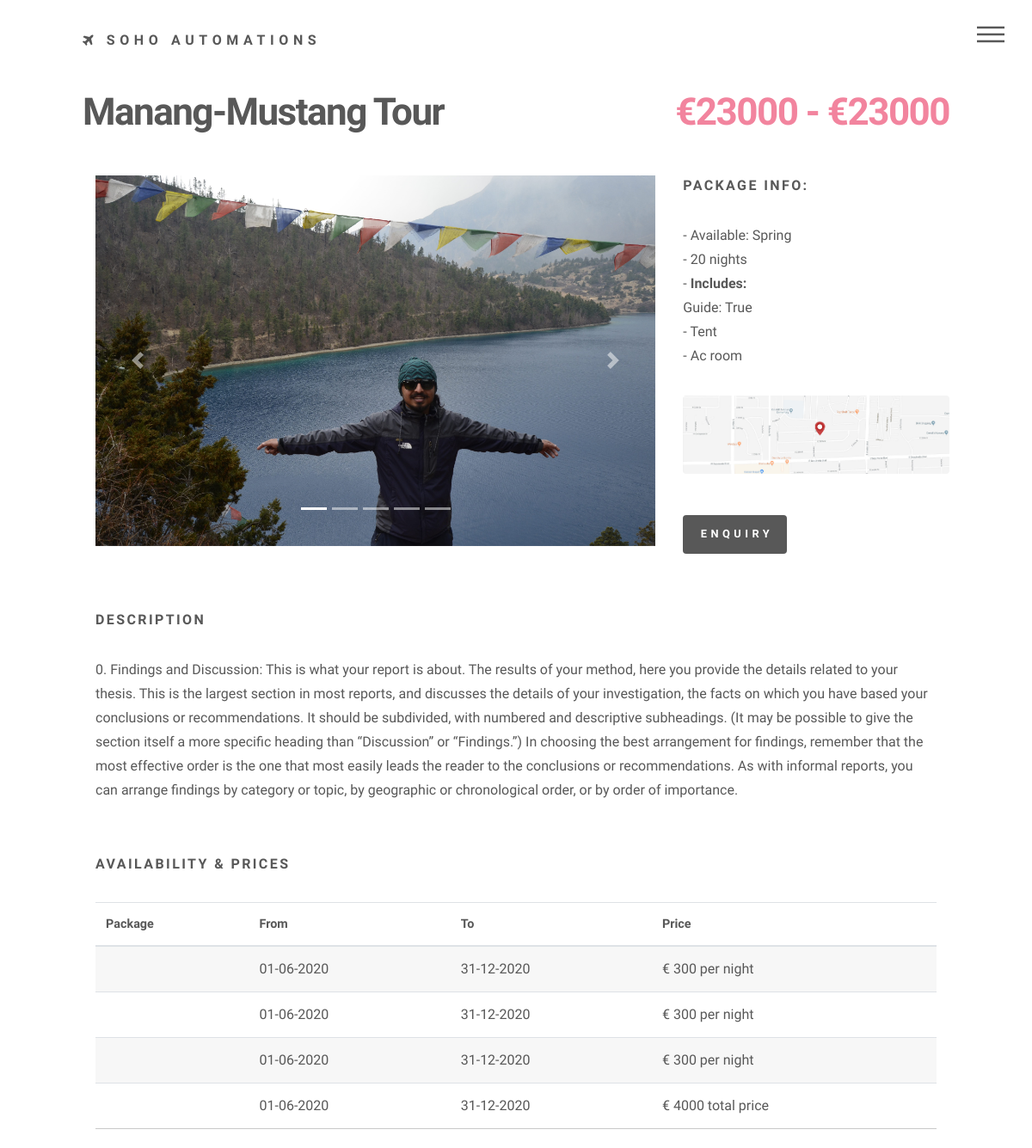
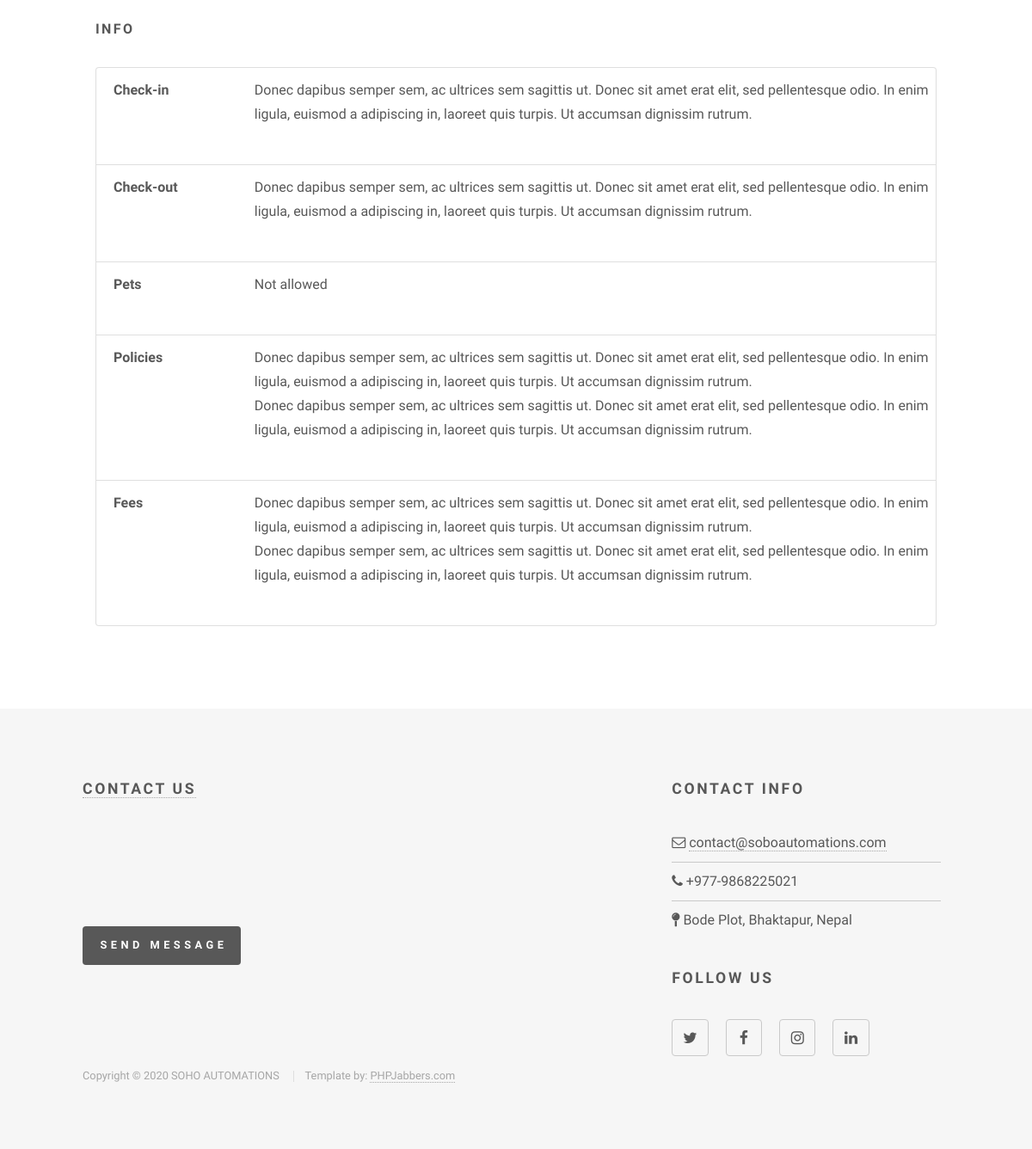
The app's page /home/manang-mustang-tour with its own data (2 pictures, top to bottom).
### Products_Details/models.py (models this page shows, shortened)
class Destination(models.Model):
    title=models.CharField(max_length=100)
    description=models.TextField()
    image1=models.ImageField(upload_to='product_image',default='default.jpg')
    image2=models.ImageField(upload_to='product_image',default='default.jpg')
    image3 = models.ImageField(upload_to='product_image',default='default.jpg')
    feature_image=models.ImageField(upload_to='product_image', default='default.jpg')
    other_details=models.TextField(null=True,blank=True)
    number_of_people=models.IntegerField(null=True,blank=True)
    price=models.IntegerField(null=True,blank=True)
    guide=models.BooleanField(default=True)
    categories=models.ManyToManyField(Add_category, null=True, blank=True)
    additional_feature=models.ManyToManyField(Add_Feature,null=True,blank=True)
    slug=models.SlugField(null=True,blank=True,unique=True)

class Add_Feature(models.Model):
    title=models.CharField(max_length=20)
    price=models.IntegerField()
    def __str__(self):
        return self.title

### Home/views.py (the view)
# urls.py: path('<slug:slug>',home_detail_view,name='detail_view'),
def home_detail_view(request,slug):
    data=Destination.objects.get(slug=slug)
    data2=data.additional_feature.all()
    return render(request,'Home/home_detail.html',{'data':data,'data2':data2})

### Templates/Home/home_detail.html (shortened to what this page needs)
{% extends 'base.html' %}
{% load static %}
{% block home %}
<div id="main">
    <div class="inner">
        <h1>{{data.title}} <span class="pull-right">€{{data.price}} - €{{data.price}}</span></h1>
        <div class="container-fluid">
            <div class="row">
                <div class="col-lg-8 col-md-7">
                    <div id="carouselExampleIndicators" class="carousel slide" data-ride="carousel">
                        <ol class="carousel-indicators">
                            <li data-target="#carouselExampleIndicators" data-slide-to="0" class="active"></li>
                            <li data-target="#carouselExampleIndicators" data-slide-to="1"></li>
                            <li data-target="#carouselExampleIndicators" data-slide-to="2"></li>
                            <li data-target="#carouselExampleIndicators" data-slide-to="3"></li>
                            <li data-target="#carouselExampleIndicators" data-slide-to="4"></li>
                        </ol>
                        <div class="carousel-inner">
                            <div class="carousel-item active">
                                <img class="d-block w-100" src="{{data.image1.url}}" alt="First slide">
                            </div>
                        </div>
                        <a class="carousel-control-prev" href="#carouselExampleIndicators" role="button"
                            data-slide="prev">
                            <span class="carousel-control-prev-icon" aria-hidden="true"></span>
                        </a>
                        <a class="carousel-control-next" href="#carouselExampleIndicators" role="button"
                            data-slide="next">
                            <span class="carousel-control-next-icon" aria-hidden="true"></span>
                        </a>
                    </div>
                </div>
                <div class="col-lg-4 col-md-5">
                    <h3>Package Info:</h3>
                    <p>
                        - Available: Spring <br>
                        - 20 nights <br>
                        - <b>Includes:</b><br>
                        Guide: {{data.guide}}
                        {% for feature in data.additional_feature.all %}
                        <br>- {{feature}}
                        {% endfor %}
                    </p>
                    <span class="image main"><img src="images/map.jpg" alt="" /></span>
                    <a href="#footer" class="button primary scrolly">Enquiry</a>
                </div>
            </div>
        </div>
        <br>
        <br>
        <div class="container-fluid">
            <h3>Description</h3>
            <p>{{data.description}}
        </p>
            <br>
            <h3>Availability &amp; Prices</h3>
            <div class="table-responsive">
                <table width="100%" border="0" cellspacing="0" cellpadding="0" class="table">
                    <thead>
                        <tr>
                            <th>Package</th>
                            <th>From</th>
                            <th>To</th>
                            <th>Price</th>
                        </tr>
                    </thead>
                    <tbody>
                        <tr>
                            <td></td>
                            <td>01-06-2020</td>
                            <td>31-12-2020</td>
                            <td>€ 300 per night</td>
                        </tr>
                        <tr>
                            <td></td>
                            <td>01-06-2020</td>
                            <td>31-12-2020</td>
                            <td>€ 300 per night</td>
                        </tr>
                        <tr>
                            <td></td>
                            <td>01-06-2020</td>
                            <td>31-12-2020</td>
                            <td>€ 300 per night</td>
                        </tr>
                        <tr>
                            <td></td>
                            <td>01-06-2020</td>
                            <td>31-12-2020</td>
                            <td>€ 4000 total price</td>
                        </tr>
                    </tbody>
                </table>
            </div>
            <br>
            <h3>Info</h3>
            <ul class="list-group list-group-no-border">
                <li class="list-group-item">
                    <div class="row">
                        <div class="col-md-2 col-sm-3">
                            <p class="pjVpProductPolicyTitle">
                                <strong>Check-in</strong>
                            </p>
                        </div>
                        <div class="col-md-10 col-sm-9">
                            <p>
                                Donec dapibus semper sem, ac ultrices sem sagittis ut. Donec sit amet erat elit, sed
                                pellentesque odio. In enim ligula, euismod a adipiscing in, laoreet quis turpis. Ut
                                accumsan dignissim rutrum.
                            </p>
                        </div>
                    </div>
                </li>
                <li class="list-group-item">
                    <div class="row">
                        <div class="col-md-2 col-sm-3">
                            <p>
                                <strong>Check-out</strong>
                            </p>
                        </div>
                        <div class="col-md-10 col-sm-9">
                            <p>
                                Donec dapibus semper sem, ac ultrices sem sagittis ut. Donec sit amet erat elit, sed
                                pellentesque odio. In enim ligula, euismod a adipiscing in, laoreet quis turpis. Ut
                                accumsan dignissim rutrum.
                            </p>
                        </div>
                    </div>
                </li>
                <li class="list-group-item">
                    <div class="row">
                        <div class="col-md-2 col-sm-3">
                            <p>
                                <strong>Pets</strong>
                            </p>
                        </div>
                        <div class="col-md-10 col-sm-9">
                            <p>
                                Not allowed
                            </p>
                        </div>
                    </div>
                </li>
                <li class="list-group-item">
                    <div class="row">
                        <div class="col-md-2 col-sm-3">
                            <p>
                                <strong>Policies</strong>
                            </p>
                        </div>
                        <div class="col-md-10 col-sm-9">
                            <div>
                                <p>
                                    Donec dapibus semper sem, ac ultrices sem sagittis ut. Donec sit amet erat elit, sed
                                    pellentesque odio. In enim ligula, euismod a adipiscing in, laoreet quis turpis. Ut
                                    accumsan dignissim rutrum. <br>
                                    Donec dapibus semper sem, ac ultrices sem sagittis ut. Donec sit amet erat elit, sed
                                    pellentesque odio. In enim ligula, euismod a adipiscing in, laoreet quis turpis. Ut
                                    accumsan dignissim rutrum. <br>
                                </p>
                            </div>
                        </div>
                    </div>
                </li>
                <li class="list-group-item">
                    <div class="row">
                        <div class="col-md-2 col-sm-3">
                            <p>
                                <strong>Fees</strong>
                            </p>
                        </div>
                        <div class="col-md-10 col-sm-9">
                            <div>
                                <p>
                                    Donec dapibus semper sem, ac ultrices sem sagittis ut. Donec sit amet erat elit, sed
                                    pellentesque odio. In enim ligula, euismod a adipiscing in, laoreet quis turpis. Ut
                                    accumsan dignissim rutrum. <br>
                                    Donec dapibus semper sem, ac ultrices sem sagittis ut. Donec sit amet erat elit, sed
                                    pellentesque odio. In enim ligula, euismod a adipiscing in, laoreet quis turpis. Ut
                                    accumsan dignissim rutrum. <br>
                                </p>
                            </div>
                        </div>
                    </div>
                </li>
            </ul>
        </div>
    </div>
</div>
{% endblock %}

### records on screen
Destination: title "Manang-Mustang Tour", price "23000", image1 (picture), guide "True", description "0. Findings and Discussion: This is what your report is about. The results of your method, here you provide the details related to your thesis. This is the largest section in most reports, and discusses the details of your investigation, the facts on which you have based your conclusions or recommendations. It should be subdivided, with numbered and descriptive subheadings. (It may be possible to give the section itself a more specific heading than “Discussion” or “Findings.”) In choosing the best arrangement for findings, remember that the most effective order is the one that most easily leads the reader to the conclusions or recommendations. As with informal reports, you can arrange…"
Add_Feature: title "Tent"
Add_Feature: title "Ac room"
